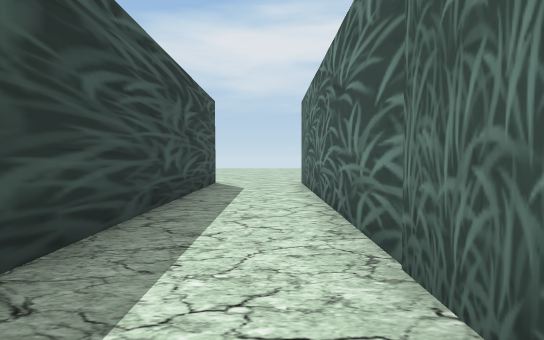
View 1 (above)

19 first-person views from a walk through a scene from a Unity 3-D project. The camera is 1.5 m above the floor, tilts 2° down and sees 80° across. The floor is counted in squares, 2 m on a side. Each view is taken from the middle of a square. On the plan, view 1 faces up. The plan holds only what a view shows up to about 11 squares ahead; the rest is blank. The place goes on beyond the plan. The player character is not drawn.

View 2
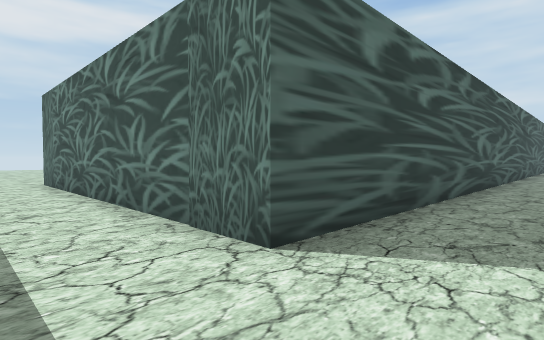

View 3
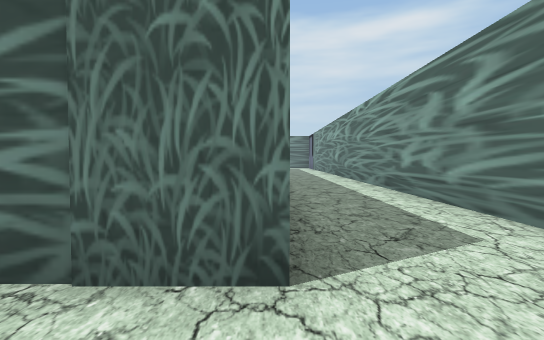

View 4
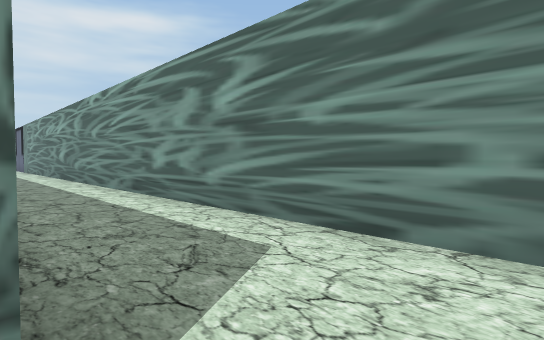

View 5
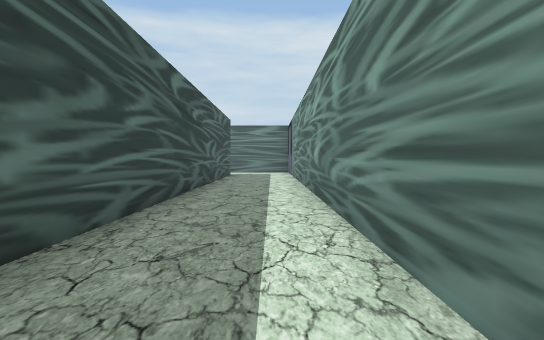

View 6
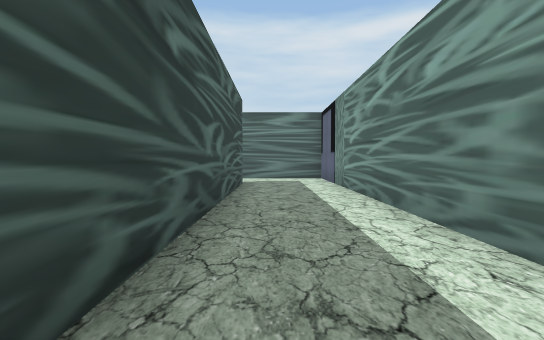

View 7
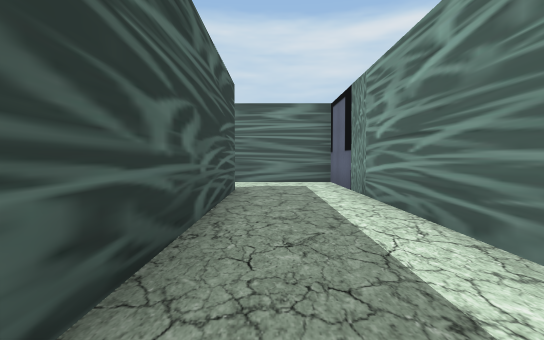

View 8
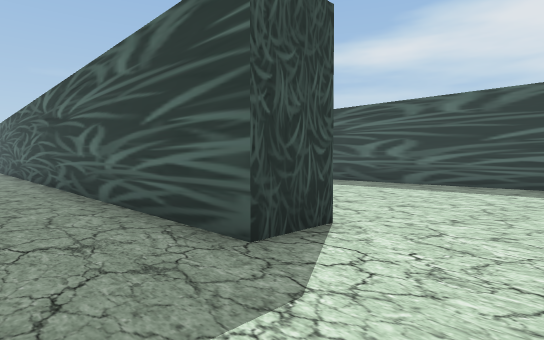

View 9
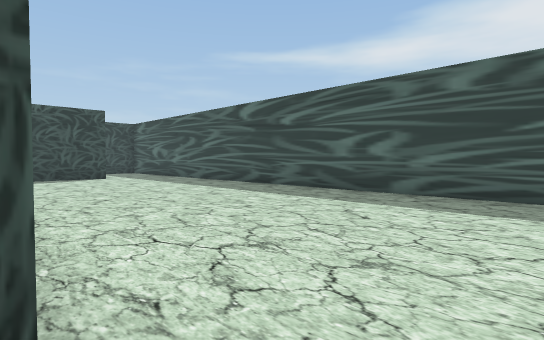

View 10
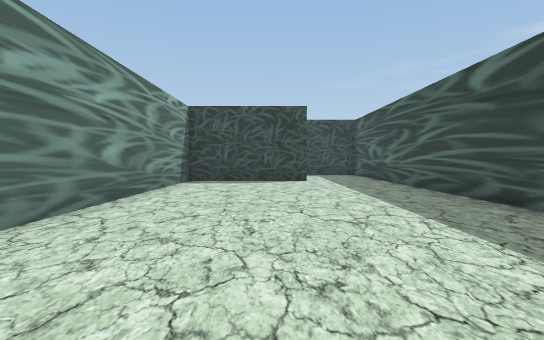

View 11
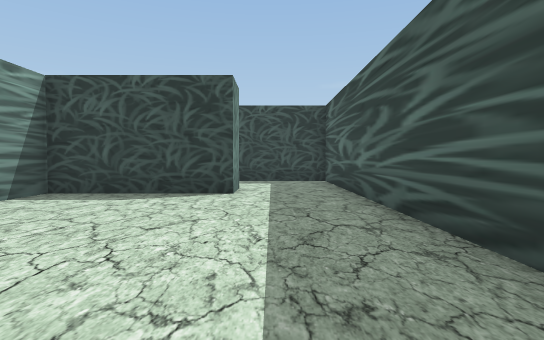

View 12
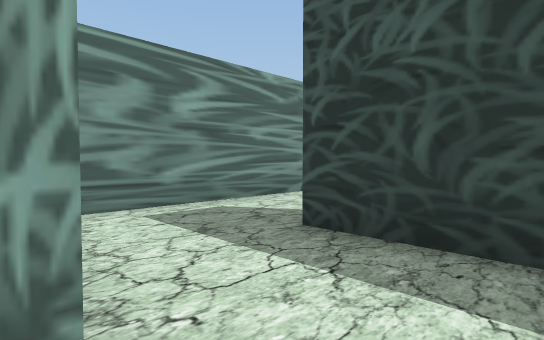

View 13
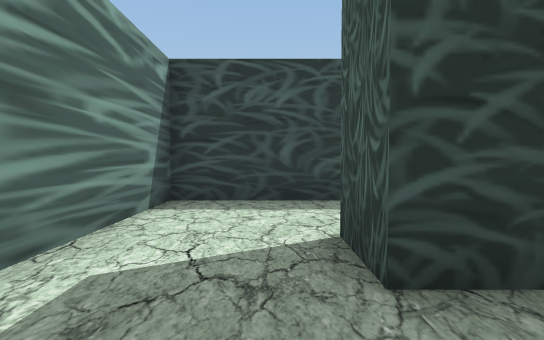

View 14
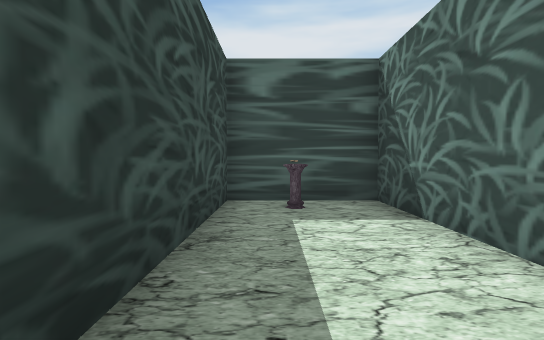

View 15
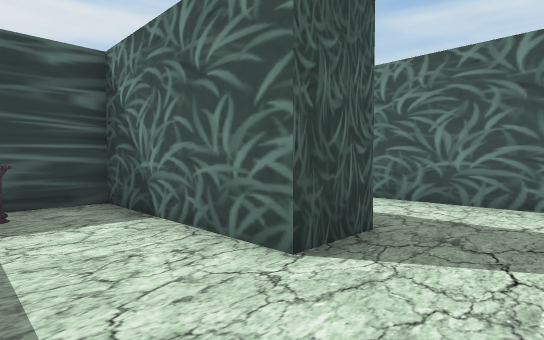

View 16
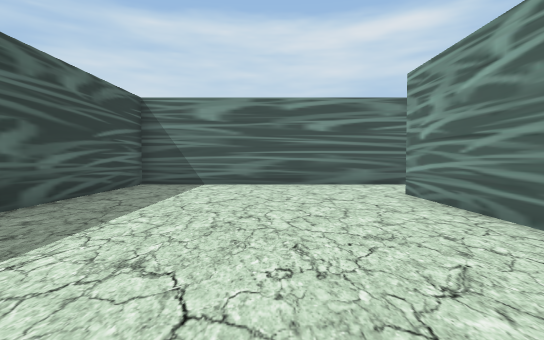

View 17
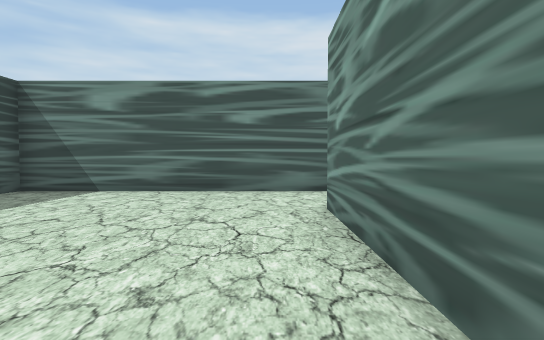

View 18
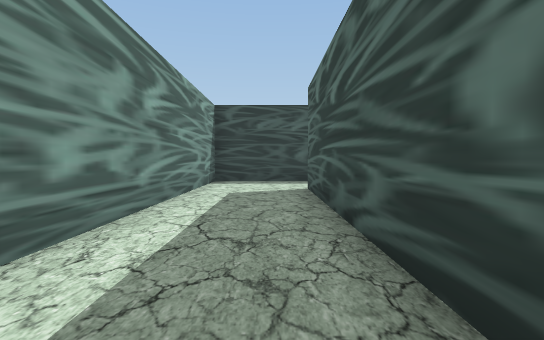

View 19
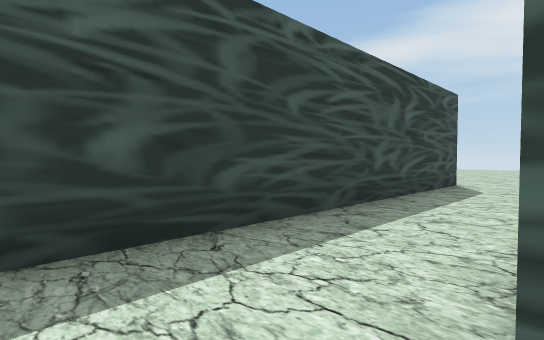

### Floor plan
Points are (right, up) in squares from view 1. A wall is a line through its corners. A room is listed if a view was taken in it or the views show most of it. See-through windows are left out.
Room 1 (views 1, 2, 3, 4, 5, 6, 7, 8, 9, 10, 11, 12, 16, 17, 18, 19)
walls: (8.8, 6.2) (10.1, 6.2) (10.1, 2.2) (21.8, 2.2) (21.8, 0.9) (0.9, 0.9) (0.9, 10.1); (-1.8, 10.1) (-1.8, -1.9) (24.4, -1.9) (24.4, 8.8) (8.4, 8.8)
ways out: opening at (9.5, 7.5) to room 4; opening at (-0.5, 10)
Room 2 (view 13)
walls: (8.8, 3.5) (8.8, 6.2); (6.2, 6.4) (6.2, 4.7) (4.9, 4.7); (4.4, 2.2) (7.9, 2.2)
ways out: opening at (5.5, 3.5) to room 3; opening at (7.5, 5.5) to room 4
Room 3 (views 14, 15)
walls: (4.9, 4.7) (4.9, 8.8) (2.2, 8.8) (2.2, 2.2) (4.4, 2.2)
ways out: opening at (5.5, 3.5) to room 2
objects: other object (3, 8)
Room 4 (no view inside)
walls: (8.4, 8.8) (6.2, 8.8) (6.2, 6.4)
ways out: opening at (9.5, 7.5) to room 1; opening at (7.5, 5.5) to room 2

Where each view was taken, in squares from view 1:
view 1: 0 up, 0 right, facing up
view 2: 1 down, 1 left, facing up-right
view 3: 1 up, 1 left, facing right
view 4: 1 up, 0 right, facing down-right
view 5: 1 down, 7 right, facing right
view 6: 0 up, 12 right, facing right
view 7: 0 up, 14 right, facing right
view 8: 1 down, 24 right, facing up-left
view 9: 2 up, 23 right, facing up-left
view 10: 5 up, 21 right, facing left
view 11: 7 up, 17 right, facing left
view 12: 7 up, 9 right, facing down-left
view 13: 4 up, 8 right, facing left
view 14: 3 up, 3 right, facing up
view 15: 3 up, 3 right, facing up-right
view 16: 5 up, 15 right, facing right
view 17: 3 up, 17 right, facing right
view 18: 0 up, 9 right, facing left
view 19: 0 up, 1 right, facing up-left
